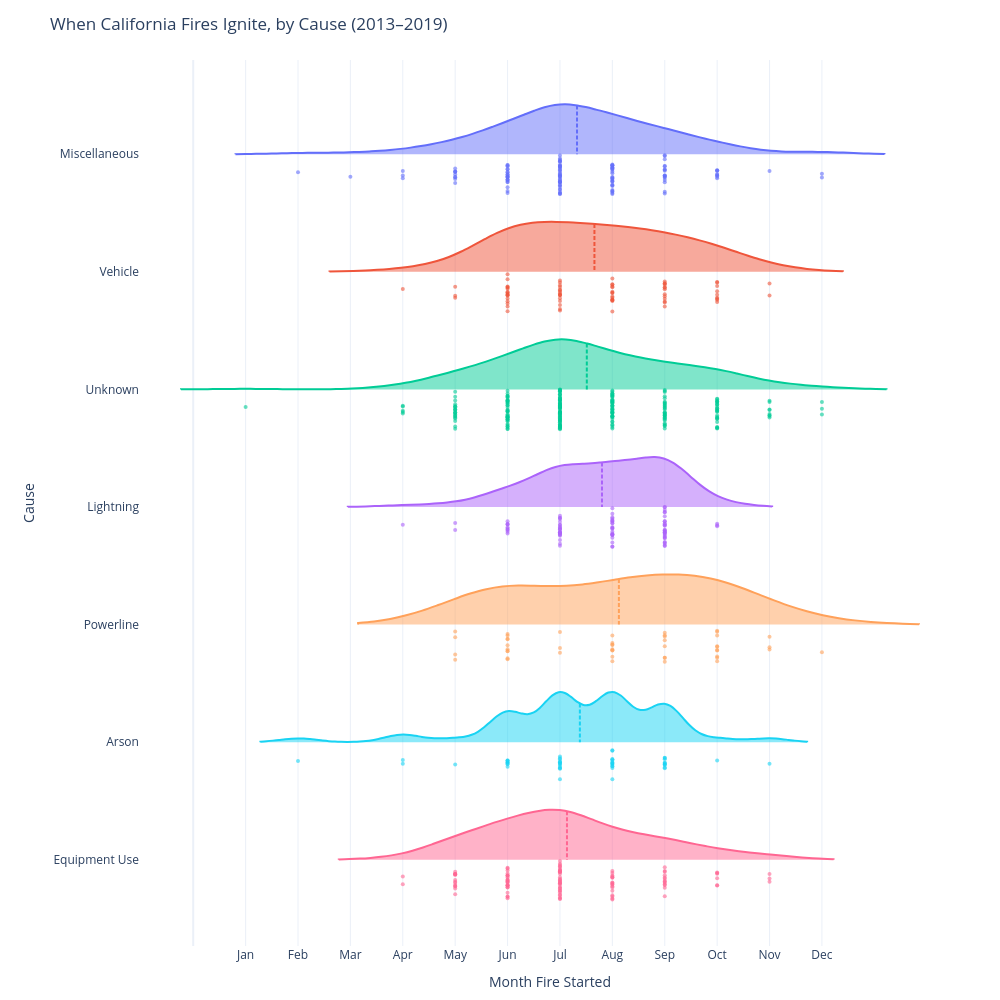

Notebook code cell kept with this figure:
### Markdown cell above
**When in the year do California's fires actually ignite, and does the seasonal rhythm differ by cause?** A single histogram of all fires by month would just confirm "summer is fire season". But separating by cause shows the ignition mechanics underneath: lightning fires concentrate in summer thunderstorm windows, powerline fires lean into the autumn wind events that ignited Camp and Thomas, and human-caused fires (vehicles, equipment, debris burning) track recreation and yard-work patterns. We use Plotly violin plots so the shape of each cause's season is comparable at a glance, with hover revealing individual fires.

### Code cell
# Visualization X — fire season rhythm by cause (Plotly violin)
import plotly.express as px

# Top causes only — drop the noisy small categories
top_causes = (df.dropna(subset=['start_month', 'cause_label'])
                .groupby('cause_label').size()
                .nlargest(7).index.tolist())

plot_df = df[df['cause_label'].isin(top_causes)].dropna(subset=['start_month']).copy()
plot_df['start_month'] = plot_df['start_month'].astype(int)

# Order causes by total acres burned so the heaviest hitters sit on top
cause_order = (plot_df.groupby('cause_label')['acres_burned']
                      .sum().sort_values(ascending=False).index.tolist())

fig = px.violin(
    plot_df,
    x='start_month',
    y='cause_label',
    color='cause_label',
    orientation='h',
    category_orders={'cause_label': cause_order},
    points='all',
    hover_name='fire_name_kaggle',
    hover_data={
        'primary_county': True,
        'year': True,
        'acres_burned': ':,.0f',
        'start_month': False,
        'cause_label': False,
    },
    title='When California Fires Ignite, by Cause (2013–2019)',
    labels={'start_month': 'Month Fire Started', 'cause_label': 'Cause'},
)

fig.update_traces(
    meanline_visible=True,
    box_visible=False,
    side='positive',
    width=0.85,
    pointpos=-0.4,    # pull dots up toward the violin (was default ~ -1.5)
    jitter=0.4,     # tighten the dot spread vertically
    marker=dict(size=4, opacity=0.6),
)
fig.update_layout(
    width=1000, height=1000,
    template='plotly_white',
    showlegend=False,
    xaxis=dict(
        tickmode='array',
        tickvals=list(range(1, 13)),
        ticktext=['Jan','Feb','Mar','Apr','May','Jun','Jul','Aug','Sep','Oct','Nov','Dec'],
    ),
    margin=dict(l=140, r=40, t=60, b=40),
)
fig.show()

### Figure 1 — Plotly figure (JSON) as saved in the notebook; plotly's stock layout.template omitted (floating-point values rounded to 4 significant figures; data arrays with more than 128 entries replaced by an {"elided": "..."} marker saying what was removed)
{"data": [{"alignmentgroup": "True", "box": {"visible": false}, "customdata": {"elided": "126x3 mixed values"}, "hovertemplate": "<b>%{hovertext}</b><br><br>primary_county=%{customdata[0]}<br>year=%{customdata[1]}<br>acres_burned=%{customdata[2]:,.0f}<extra></extra>", "hovertext": ["Thomas Fire", "Ferguson Fire", "Detwiler Fire", "Rocky Fire", "Delta Fire", "Walker Fire", "Hirz Fire", "Blue Cut Fire", "Eiler Fire", "Lake Fire", "Powerhouse Fire", "Cedar Fire", "Mountain Fire", "American Fire", "Holy Fire", "Whittier Fire", "Pawnee Fire", "Tucker Fire", "Railroad Fire", "Deer Fire", "Sherpa Fire", "Cabin Fire", "Panther Fire", "Monticello Fire", "Trailhead Fire", "Owens River Fire", "North Fire", "Shirley Fire", "Palmer Fire", "Morgan Fire", "Chrome Fire", "Turkey Fire", "Nelson Fire", "Etiwanda Fire", "Sacata Fire", "Gate Fire", "Hat Fire", "Kerlin Fire", "Nicolls Fire ", "Highway Fire", "Holcomb Fire", "Oakwood Fire", "Falls Fire", "Valley Fire", "General Fire", "Front Fire", "Eel Fire", "Silverado Fire", "Grade Fire", "Burris Fire", "Marina Fire", "Grant Fire", "Kyburz Fire", "Branch Fire", "Fay Fire", "River Fire", "Tule Fire", "San Ardo", "Call Fire", "Marble Fire", "Appaloosa Fire", "Skyline Fire", "Mill Fire", "Tecolote Fire", "Lyon Fire", "Wilson Fire", "Tobin Fire", "Camp Fire", "Petersburg Fire", "Beaver Fire", "Hillside Fire", "Pines Fire ", "Sierra Fire", "Peak Fire", "Laverne Fire", "Emerald Fire", "High Fire", "Antelope Fire", "Fork Fire", "Peg Fire", "Holy Fire", "Canyon Fire", "Usal Fire", "Tumey Fire", "Sterling", "Gun Fire", "Smiley Fire", "Coe Fire", "Murphy Fire", "Idria Fire", "Range Fire", "Sterling Fire", "Little Fire", "Mercury Fire", "Auberry Fire", "Bar Fire", "Grub Fire", "Dollar Fire", "Tulloch Fire", "Browns Fire", "Centerville Fire", "Cassel Fire", "Lynette Fire", "Bolla Fire", "Hogback Fire", "Bradley Fire", "Lowe Fire", "Wilson Fire", "Copper Fire", "Hidden Fire", "Viper Fire", "Fairview Fire", "Sandy Fire", "Sloane Fire", "Chaparral Fire", "Gibraltar Fire", "Seine Fire", "Ken Fire", "Panoche Fire", "West Fire", "Drum Fire", "Hog Fire", "School Fire", "Jameson Fire", "Building Fire", "Jacobson Fire"], "jitter": 0.4, "legendgroup": "Miscellaneous", "marker": {"color": "#636efa", "opacity": 0.6, "size": 4}, "meanline": {"visible": true}, "name": "Miscellaneous", "offsetgroup": "Miscellaneous", "orientation": "h", "pointpos": -0.4, "points": "all", "scalegroup": "True", "showlegend": true, "side": "positive", "type": "violin", "width": 0.85, "x": [12, 7, 7, 7, 9, 9, 8, 8, 7, 6, 5, 8, 7, 8, 8, 7, 6, 7, 8, 8, 6, 7, 5, 7, 6, 9, 7, 6, 9, 9, 6, 8, 8, 4, 10, 5, 8, 9, 7, 6, 6, 6, 8, 7, 5, 8, 7, 9, 8, 10, 6, 7, 7, 6, 7, 2, 8, 6, 8, 7, 7, 7, 7, 8, 9, 9, 9, 5, 7, 6, 10, 7, 9, 11, 7, 10, 7, 9, 9, 8, 8, 5, 7, 4, 8, 3, 5, 6, 8, 7, 7, 6, 8, 7, 7, 9, 8, 7, 5, 8, 8, 7, 9, 6, 7, 8, 6, 10, 10, 7, 6, 6, 8, 6, 9, 10, 7, 9, 5, 7, 12, 6, 7, 4, 7, 10], "x0": " ", "xaxis": "x", "y": ["Miscellaneous", "Miscellaneous", "Miscellaneous", "Miscellaneous", "Miscellaneous", "Miscellaneous", "Miscellaneous", "Miscellaneous", "Miscellaneous", "Miscellaneous", "Miscellaneous", "Miscellaneous", "Miscellaneous", "Miscellaneous", "Miscellaneous", "Miscellaneous", "Miscellaneous", "Miscellaneous", "Miscellaneous", "Miscellaneous", "Miscellaneous", "Miscellaneous", "Miscellaneous", "Miscellaneous", "Miscellaneous", "Miscellaneous", "Miscellaneous", "Miscellaneous", "Miscellaneous", "Miscellaneous", "Miscellaneous", "Miscellaneous", "Miscellaneous", "Miscellaneous", "Miscellaneous", "Miscellaneous", "Miscellaneous", "Miscellaneous", "Miscellaneous", "Miscellaneous", "Miscellaneous", "Miscellaneous", "Miscellaneous", "Miscellaneous", "Miscellaneous", "Miscellaneous", "Miscellaneous", "Miscellaneous", "Miscellaneous", "Miscellaneous", "Miscellaneous", "Miscellaneous", "Miscellaneous", "Miscellaneous", "Miscellaneous", "Miscellaneous", "Miscellaneous", "Miscellaneous", "Miscellaneous", "Miscellaneous", "Miscellaneous", "Miscellaneous", "Miscellaneous", "Miscellaneous", "Miscellaneous", "Miscellaneous", "Miscellaneous", "Miscellaneous", "Miscellaneous", "Miscellaneous", "Miscellaneous", "Miscellaneous", "Miscellaneous", "Miscellaneous", "Miscellaneous", "Miscellaneous", "Miscellaneous", "Miscellaneous", "Miscellaneous", "Miscellaneous", "Miscellaneous", "Miscellaneous", "Miscellaneous", "Miscellaneous", "Miscellaneous", "Miscellaneous", "Miscellaneous", "Miscellaneous", "Miscellaneous", "Miscellaneous", "Miscellaneous", "Miscellaneous", "Miscellaneous", "Miscellaneous", "Miscellaneous", "Miscellaneous", "Miscellaneous", "Miscellaneous", "Miscellaneous", "Miscellaneous", "Miscellaneous", "Miscellaneous", "Miscellaneous", "Miscellaneous", "Miscellaneous", "Miscellaneous", "Miscellaneous", "Miscellaneous", "Miscellaneous", "Miscellaneous", "Miscellaneous", "Miscellaneous", "Miscellaneous", "Miscellaneous", "Miscellaneous", "Miscellaneous", "Miscellaneous", "Miscellaneous", "Miscellaneous", "Miscellaneous", "Miscellaneous", "Miscellaneous", "Miscellaneous", "Miscellaneous", "Miscellaneous", "Miscellaneous"], "y0": " ", "yaxis": "y"}, {"alignmentgroup": "True", "box": {"visible": false}, "customdata": {"elided": "76x3 mixed values"}, "hovertemplate": "<b>%{hovertext}</b><br><br>primary_county=%{customdata[0]}<br>year=%{customdata[1]}<br>acres_burned=%{customdata[2]:,.0f}<extra></extra>", "hovertext": ["Carr Fire", "Long Valley Fire", "Garza Fire", "Chimney Fire", "Alamo Fire", "Bully Fire", "Pilot Fire", "Manzanita Fire", "Briceburg Fire", "Sand Fire", "Sun Fire", "Cuesta Fire", "Hill Fire", "Opera Fire", "Dinosaur Fire", "Marshes Fire", "Grade Fire", "Wildomar Fire", "Saddle Fire", "Peak Fire", "Tumbleweed Fire", "Ben Fire", "Rawson Fire", "Stuhr Fire", "Oregon Fire", "Tulloch Fire", "Anza Fire", "Jerry Fire", "Rolling Fire", "Willow Fire", "Rucker Fire", "Hunter Fire", "Rancho Fire", "46 Fire", "Lake Fire", "South Fire", "Hollow Fire", "Bald Hill 3 Fire", "Tehama Fire", "Hills Fire", "Sunny Fire", "Olive Fire", "Skyway Fire", "Bangor Fire", "Coronado Fire", "Margarita Fire", "Bitter Fire ", "Cantwell Fire", "Freeman Fire", "Bradley Fire", "Cow Fire", "Laureles Fire", "Flores Fire", "Frazier Fire", "Saw Fire", "Tulloch Fire", "Cruces Fire", "Lynch Fire", "Spring Fire", "Arroyo Fire", "Double Fire", "Montezuma Fire", "Creston FIre", "Camino Fire", "Ruff Fire ", "Bitterwater Fire", "Pratt Fire", "Plains Fire", "Spenceville Fire", "Juniper Fire", "Jacumba Fire", "Soda Fire", "City Fire", "Corner Fire", "Shandon Fire", "Ranchita Fire"], "jitter": 0.4, "legendgroup": "Vehicle", "marker": {"color": "#EF553B", "opacity": 0.6, "size": 4}, "meanline": {"visible": true}, "name": "Vehicle", "offsetgroup": "Vehicle", "orientation": "h", "pointpos": -0.4, "points": "all", "scalegroup": "True", "showlegend": true, "side": "positive", "type": "violin", "width": 0.85, "x": [7, 7, 7, 8, 7, 7, 8, 6, 10, 7, 10, 8, 6, 4, 6, 9, 7, 10, 9, 9, 6, 6, 10, 6, 8, 9, 8, 6, 6, 8, 9, 8, 6, 10, 7, 8, 7, 9, 10, 8, 9, 7, 6, 9, 8, 9, 6, 11, 6, 7, 9, 9, 7, 6, 8, 9, 7, 10, 6, 6, 8, 8, 6, 10, 9, 11, 7, 10, 7, 8, 5, 7, 5, 8, 5, 6], "x0": " ", "xaxis": "x", "y": ["Vehicle", "Vehicle", "Vehicle", "Vehicle", "Vehicle", "Vehicle", "Vehicle", "Vehicle", "Vehicle", "Vehicle", "Vehicle", "Vehicle", "Vehicle", "Vehicle", "Vehicle", "Vehicle", "Vehicle", "Vehicle", "Vehicle", "Vehicle", "Vehicle", "Vehicle", "Vehicle", "Vehicle", "Vehicle", "Vehicle", "Vehicle", "Vehicle", "Vehicle", "Vehicle", "Vehicle", "Vehicle", "Vehicle", "Vehicle", "Vehicle", "Vehicle", "Vehicle", "Vehicle", "Vehicle", "Vehicle", "Vehicle", "Vehicle", "Vehicle", "Vehicle", "Vehicle", "Vehicle", "Vehicle", "Vehicle", "Vehicle", "Vehicle", "Vehicle", "Vehicle", "Vehicle", "Vehicle", "Vehicle", "Vehicle", "Vehicle", "Vehicle", "Vehicle", "Vehicle", "Vehicle", "Vehicle", "Vehicle", "Vehicle", "Vehicle", "Vehicle", "Vehicle", "Vehicle", "Vehicle", "Vehicle", "Vehicle", "Vehicle", "Vehicle", "Vehicle", "Vehicle", "Vehicle"], "y0": " ", "yaxis": "y"}, {"alignmentgroup": "True", "box": {"visible": false}, "customdata": {"elided": "242x3 mixed values"}, "hovertemplate": "<b>%{hovertext}</b><br><br>primary_county=%{customdata[0]}<br>year=%{customdata[1]}<br>acres_burned=%{customdata[2]:,.0f}<extra></extra>", "hovertext": {"elided": "242 str values"}, "jitter": 0.4, "legendgroup": "Unknown", "marker": {"color": "#00cc96", "opacity": 0.6, "size": 4}, "meanline": {"visible": true}, "name": "Unknown", "offsetgroup": "Unknown", "orientation": "h", "pointpos": -0.4, "points": "all", "scalegroup": "True", "showlegend": true, "side": "positive", "type": "violin", "width": 0.85, "x": {"elided": "242 int values"}, "x0": " ", "xaxis": "x", "y": {"elided": "242 str values"}, "y0": " ", "yaxis": "y"}, {"alignmentgroup": "True", "box": {"visible": false}, "customdata": {"elided": "91x3 mixed values"}, "hovertemplate": "<b>%{hovertext}</b><br><br>primary_county=%{customdata[0]}<br>year=%{customdata[1]}<br>acres_burned=%{customdata[2]:,.0f}<extra></extra>", "hovertext": ["Rough Fire ", "Bald Fire", "Stone Fire", "Aspen Fire", "Lion Fire", "Buck Fire", "Day Fire", "Corral Complex", "Taboose Fire", "Slinkard Fire", "Red Bank Fire", "Empire Fire", "South Fork Fire", "Coffee Fire", "Mud Fire", "Lone Fire", "Little Deer Fire", "South Fire", "Frog Fire", "Springs Fire", "Meadow Fire", "Lions Fire", "Georges Fire", "Pony Fire", "Eureka Fire", "Sand Fire", "Indian Fire", "Fish Fire", "Cow Fire", "Tenaja", "Lime Fire", "Saddle Fire ", "Caldwell Fire", "Chilcoot Fire", "Berry Fire", "Poslin Fire", "Belmont Fire", "Lake Fire", "Shirley Fire", "Creek Fire", "Red Fire", "Triple Fire", "Table Fire", "Elephant Fire", "Gobblers Fire", "Broder Fire", "Willow Fire", "Owens Fire", "Snowstorm Fire", "Henthorne Fire", "Kidder 2 Fire", "Steamboat Fire", "Skeleton Fire", "Shoemaker Fire", "Ogilvy Fire", "Cutca Fire", "Soda Fire", "Angora Fire", "Horse Fire", "Oak Fire", "West Fire ", "Little Fire", "Long Fire", "Deer Fire", "Irene Fire", "Meadow Fire", "Tivy Fire", "Fern Fire", "Camatta Fire", "Jackson Fire", "Sugar Fire", "Summit Fire", "Spring Fire", "Skeggs Fire", "Douglas Fire", "Lower Fire", "Pine Fire", "Jones Fire", "Horse Creek Fire", "Valley Fire", "Hidden Fire", "Cove Fire", "Dorris Fire", "Meadow Fire", "Bald Fire", "Buck Fire", "Essex Fire", "Telephone Fire", "Duzel Fire", "Grizzly Fire", "Rincon Fire"], "jitter": 0.4, "legendgroup": "Lightning", "marker": {"color": "#ab63fa", "opacity": 0.6, "size": 4}, "meanline": {"visible": true}, "name": "Lightning", "offsetgroup": "Lightning", "orientation": "h", "pointpos": -0.4, "points": "all", "scalegroup": "True", "showlegend": true, "side": "positive", "type": "violin", "width": 0.85, "x": [7, 7, 8, 7, 9, 9, 7, 8, 9, 8, 9, 8, 8, 7, 8, 9, 7, 9, 7, 9, 10, 6, 7, 6, 9, 6, 8, 8, 9, 9, 9, 6, 9, 8, 9, 8, 5, 6, 8, 8, 8, 7, 10, 7, 8, 9, 7, 7, 7, 9, 9, 7, 9, 8, 9, 7, 9, 9, 8, 7, 8, 8, 10, 7, 9, 7, 6, 8, 8, 9, 5, 8, 9, 9, 6, 8, 9, 6, 7, 7, 6, 9, 7, 4, 6, 7, 9, 9, 9, 7, 8], "x0": " ", "xaxis": "x", "y": ["Lightning", "Lightning", "Lightning", "Lightning", "Lightning", "Lightning", "Lightning", "Lightning", "Lightning", "Lightning", "Lightning", "Lightning", "Lightning", "Lightning", "Lightning", "Lightning", "Lightning", "Lightning", "Lightning", "Lightning", "Lightning", "Lightning", "Lightning", "Lightning", "Lightning", "Lightning", "Lightning", "Lightning", "Lightning", "Lightning", "Lightning", "Lightning", "Lightning", "Lightning", "Lightning", "Lightning", "Lightning", "Lightning", "Lightning", "Lightning", "Lightning", "Lightning", "Lightning", "Lightning", "Lightning", "Lightning", "Lightning", "Lightning", "Lightning", "Lightning", "Lightning", "Lightning", "Lightning", "Lightning", "Lightning", "Lightning", "Lightning", "Lightning", "Lightning", "Lightning", "Lightning", "Lightning", "Lightning", "Lightning", "Lightning", "Lightning", "Lightning", "Lightning", "Lightning", "Lightning", "Lightning", "Lightning", "Lightning", "Lightning", "Lightning", "Lightning", "Lightning", "Lightning", "Lightning", "Lightning", "Lightning", "Lightning", "Lightning", "Lightning", "Lightning", "Lightning", "Lightning", "Lightning", "Lightning", "Lightning", "Lightning"], "y0": " ", "yaxis": "y"}, {"alignmentgroup": "True", "box": {"visible": false}, "customdata": {"elided": "48x3 mixed values"}, "hovertemplate": "<b>%{hovertext}</b><br><br>primary_county=%{customdata[0]}<br>year=%{customdata[1]}<br>acres_burned=%{customdata[2]:,.0f}<extra></extra>", "hovertext": ["Camp Fire", "Woolsey Fire", "Kincade Fire", "Miller Complex", "Cherokee Fire", "Lonoak Fire", "Parkfield Fire", "37 Fire", "Airline Fire", "Boulder Fire", "Mission Fire", "Corrine Fire", "Beale Fire", "Getty Fire ", "Cienega Fire", "Miguelito Fire", "Mias Fire", "Kirker Fire", "Colyear Fire", "Metz Fire", "Hog Fire", "Shippee Fire", "Water Fire", "Sargent Fire", "Sky Fire ", "Honey Fire", "Lucy Fire", "Mud Fire ", "Avocado Fire", "Point Fire", "Yellow Fire", "36 Fire", "Creek Fire", "Country Fire", "Jolon Fire", "Adams Fire", "Happy Fire", "Forbestown Fire", "White Fire", "Reservoir Fire", "Bridge Fire", "Ardo Fire", "Francis Fire", "Blocksburg Fire", "Wagner Fire", "Blue Fire", "Rocky Fire", "Alvarado Fire"], "jitter": 0.4, "legendgroup": "Powerline", "marker": {"color": "#FFA15A", "opacity": 0.6, "size": 4}, "meanline": {"visible": true}, "name": "Powerline", "offsetgroup": "Powerline", "orientation": "h", "pointpos": -0.4, "points": "all", "scalegroup": "True", "showlegend": true, "side": "positive", "type": "violin", "width": 0.85, "x": [11, 11, 10, 8, 10, 6, 7, 10, 6, 6, 9, 6, 8, 10, 10, 5, 8, 7, 6, 9, 9, 6, 9, 7, 10, 10, 6, 10, 5, 10, 5, 8, 9, 8, 9, 11, 5, 9, 8, 9, 12, 6, 8, 8, 8, 10, 6, 6], "x0": " ", "xaxis": "x", "y": ["Powerline", "Powerline", "Powerline", "Powerline", "Powerline", "Powerline", "Powerline", "Powerline", "Powerline", "Powerline", "Powerline", "Powerline", "Powerline", "Powerline", "Powerline", "Powerline", "Powerline", "Powerline", "Powerline", "Powerline", "Powerline", "Powerline", "Powerline", "Powerline", "Powerline", "Powerline", "Powerline", "Powerline", "Powerline", "Powerline", "Powerline", "Powerline", "Powerline", "Powerline", "Powerline", "Powerline", "Powerline", "Powerline", "Powerline", "Powerline", "Powerline", "Powerline", "Powerline", "Powerline", "Powerline", "Powerline", "Powerline", "Powerline"], "y0": " ", "yaxis": "y"}, {"alignmentgroup": "True", "box": {"visible": false}, "customdata": {"elided": "50x3 mixed values"}, "hovertemplate": "<b>%{hovertext}</b><br><br>primary_county=%{customdata[0]}<br>year=%{customdata[1]}<br>acres_burned=%{customdata[2]:,.0f}<extra></extra>", "hovertext": ["King Fire", "Pier Fire", "Gap Fire", "Clover Fire", "Mineral Fire", "Ponderosa Fire", "Clayton Fire", "Lane Fire", "Roadrunner Fire", "Goose Fire", "Pleasant Fire", "Creek Fire", "Tassajara Fire", "Lumpkin Fire", "Placerita Fire", "Mart Fire", "Boles Fire", "Fiddler Fire", "Beale Fire", "Swedes Fire", "Bear Fire", "Foothills Fire", "Shingle Fire", "Sharp Fire", "Largo Fire", "Toll Fire", "Queen Fire", "Tower Fire", "Frame Fire", "Patterson Fire", "Open Fire", "Mile Fire", "Border Fire", "Santos Fire", "Lincoln Fire", "Border 9 Fire", "Anchor Fire", "Copper Fire", "Auburn Fire", "Grace Fire", "Kugelman Fire", "Simmons Fire", "Hall Fire", "Frame Fire", "Gold Fire", "Mockingbird Fire", "Johnson Fire", "Coldwell Fire", "Electra Fire", "Deer Fire"], "jitter": 0.4, "legendgroup": "Arson", "marker": {"color": "#19d3f3", "opacity": 0.6, "size": 4}, "meanline": {"visible": true}, "name": "Arson", "offsetgroup": "Arson", "orientation": "h", "pointpos": -0.4, "points": "all", "scalegroup": "True", "showlegend": true, "side": "positive", "type": "violin", "width": 0.85, "x": [9, 8, 8, 9, 8, 8, 8, 6, 7, 7, 2, 6, 9, 9, 6, 6, 9, 7, 8, 7, 10, 11, 7, 8, 7, 8, 7, 4, 7, 8, 6, 7, 5, 8, 7, 8, 6, 9, 9, 4, 8, 7, 6, 9, 7, 8, 7, 6, 9, 9], "x0": " ", "xaxis": "x", "y": ["Arson", "Arson", "Arson", "Arson", "Arson", "Arson", "Arson", "Arson", "Arson", "Arson", "Arson", "Arson", "Arson", "Arson", "Arson", "Arson", "Arson", "Arson", "Arson", "Arson", "Arson", "Arson", "Arson", "Arson", "Arson", "Arson", "Arson", "Arson", "Arson", "Arson", "Arson", "Arson", "Arson", "Arson", "Arson", "Arson", "Arson", "Arson", "Arson", "Arson", "Arson", "Arson", "Arson", "Arson", "Arson", "Arson", "Arson", "Arson", "Arson", "Arson"], "y0": " ", "yaxis": "y"}, {"alignmentgroup": "True", "box": {"visible": false}, "customdata": {"elided": "112x3 mixed values"}, "hovertemplate": "<b>%{hovertext}</b><br><br>primary_county=%{customdata[0]}<br>year=%{customdata[1]}<br>acres_burned=%{customdata[2]:,.0f}<extra></extra>", "hovertext": ["Waverly Fire", "Dodge Fire", "Elm Fire", "Wall Fire", "Jayne Fire", "Marek Fire", "Planada Fire", "Butts Fire", "Apple Fire", "Hawk Fire", "Refuge Fire", "Swedes Fire", "Eagle Fire", "Nees Fire", "Park Fire", "Quail Fire", "Bernardo Fire", "Garden Fire", "Patterson Fire", "Gillis Fire", "Irish Fire", "Elk Fire", "Gulch Fire", "Battle Fire", "West Fire", "Bridge Fire", "Monterey Fire", "Tres Pinos Fire", "Pacheco Fire", "Stone Fire", "Dinely Fire", "Rose Fire", "Bascom Fire", "Shelton Fire", "ONeals Fire", "Lone Fire", "Snail Fire", "Huasna Fire", "Murphy Fire", "Spring Fire", "Moose Fire", "Reservoir Fire", "Peterson Fire", "China Fire", "Malech Fire", "Lumgrey Fire", "Priest Fire", "Bautista Fire", "Lakeville Fire", "Cottage Fire", "Five Fire", "Wheatland Fire", "Old Fire", "Magic Fire", "Ranch Fire", "Sierra Fire", "Coal Fire", "Flat Fire", "Cleghorn Fire", "Windmill Fire", "Cobble Fire", "Poly Fire", "Jelly Fire", "Broken Fire", "Coalinga Fire", "Feather Fire", "Box Fire", "Trinity Fire", "Moore Fire", "Dunnigan Fire", "Tree Fire", "Scott Fire", "Lytle Fire", "Olive Fire", "Rail Fire", "Orange Fire", "Wheeler Fire", "Cabrillo Fire", "Canyon Fire", "Vista Fire", "Tram Fire", "Freedom Fire", "Estate Fire", "Boyer Fire", "Oak Fire", "Toro Fire", "Storksbill Fire", "Cottonwood Fire", "Mesa Fire", "Pozo Fire", "Paskenta Fire", "Boys Fire", "Morgan Fire", "Mina Fire", "Community Fire", "Clay Fire", "Gilbert Fire", "Aqueduct Fire", "McCourtney Fire", "Ice Fire", "Mount Fire", "Betabel Fire", "Vineyard Fire", "Grade Fire", "Sway Fire", "Rocky Fire", "Iron Gate Fire", "Carson Fire", "Milton Fire", "Cinnamon Fire", "Dark Fire", "Brewer Fire"], "jitter": 0.4, "legendgroup": "Equipment Use", "marker": {"color": "#FF6692", "opacity": 0.6, "size": 4}, "meanline": {"visible": true}, "name": "Equipment Use", "offsetgroup": "Equipment Use", "orientation": "h", "pointpos": -0.4, "points": "all", "scalegroup": "True", "showlegend": true, "side": "positive", "type": "violin", "width": 0.85, "x": [6, 8, 5, 7, 4, 11, 6, 7, 6, 7, 5, 8, 7, 5, 7, 7, 5, 7, 5, 7, 7, 9, 8, 6, 7, 7, 6, 5, 7, 7, 6, 8, 6, 5, 6, 6, 9, 9, 9, 7, 8, 6, 8, 7, 6, 6, 10, 9, 7, 8, 8, 5, 9, 5, 7, 7, 6, 8, 8, 7, 5, 9, 5, 7, 8, 7, 7, 6, 6, 7, 7, 6, 5, 9, 9, 6, 11, 10, 6, 6, 8, 7, 9, 6, 9, 11, 7, 8, 7, 10, 6, 9, 6, 8, 7, 6, 8, 4, 9, 10, 6, 7, 5, 8, 8, 5, 10, 7, 10, 7, 7, 7], "x0": " ", "xaxis": "x", "y": ["Equipment Use", "Equipment Use", "Equipment Use", "Equipment Use", "Equipment Use", "Equipment Use", "Equipment Use", "Equipment Use", "Equipment Use", "Equipment Use", "Equipment Use", "Equipment Use", "Equipment Use", "Equipment Use", "Equipment Use", "Equipment Use", "Equipment Use", "Equipment Use", "Equipment Use", "Equipment Use", "Equipment Use", "Equipment Use", "Equipment Use", "Equipment Use", "Equipment Use", "Equipment Use", "Equipment Use", "Equipment Use", "Equipment Use", "Equipment Use", "Equipment Use", "Equipment Use", "Equipment Use", "Equipment Use", "Equipment Use", "Equipment Use", "Equipment Use", "Equipment Use", "Equipment Use", "Equipment Use", "Equipment Use", "Equipment Use", "Equipment Use", "Equipment Use", "Equipment Use", "Equipment Use", "Equipment Use", "Equipment Use", "Equipment Use", "Equipment Use", "Equipment Use", "Equipment Use", "Equipment Use", "Equipment Use", "Equipment Use", "Equipment Use", "Equipment Use", "Equipment Use", "Equipment Use", "Equipment Use", "Equipment Use", "Equipment Use", "Equipment Use", "Equipment Use", "Equipment Use", "Equipment Use", "Equipment Use", "Equipment Use", "Equipment Use", "Equipment Use", "Equipment Use", "Equipment Use", "Equipment Use", "Equipment Use", "Equipment Use", "Equipment Use", "Equipment Use", "Equipment Use", "Equipment Use", "Equipment Use", "Equipment Use", "Equipment Use", "Equipment Use", "Equipment Use", "Equipment Use", "Equipment Use", "Equipment Use", "Equipment Use", "Equipment Use", "Equipment Use", "Equipment Use", "Equipment Use", "Equipment Use", "Equipment Use", "Equipment Use", "Equipment Use", "Equipment Use", "Equipment Use", "Equipment Use", "Equipment Use", "Equipment Use", "Equipment Use", "Equipment Use", "Equipment Use", "Equipment Use", "Equipment Use", "Equipment Use", "Equipment Use", "Equipment Use", "Equipment Use", "Equipment Use", "Equipment Use"], "y0": " ", "yaxis": "y"}], "layout": {"height": 1000, "legend": {"title": {"text": "Cause"}, "tracegroupgap": 0}, "margin": {"b": 40, "l": 140, "r": 40, "t": 60}, "showlegend": false, "title": {"text": "When California Fires Ignite, by Cause (2013–2019)"}, "violinmode": "overlay", "width": 1000, "xaxis": {"anchor": "y", "domain": [0, 1], "tickmode": "array", "ticktext": ["Jan", "Feb", "Mar", "Apr", "May", "Jun", "Jul", "Aug", "Sep", "Oct", "Nov", "Dec"], "tickvals": [1, 2, 3, 4, 5, 6, 7, 8, 9, 10, 11, 12], "title": {"text": "Month Fire Started"}}, "yaxis": {"anchor": "x", "categoryarray": ["Equipment Use", "Arson", "Powerline", "Lightning", "Unknown", "Vehicle", "Miscellaneous"], "categoryorder": "array", "domain": [0, 1], "title": {"text": "Cause"}}}}
